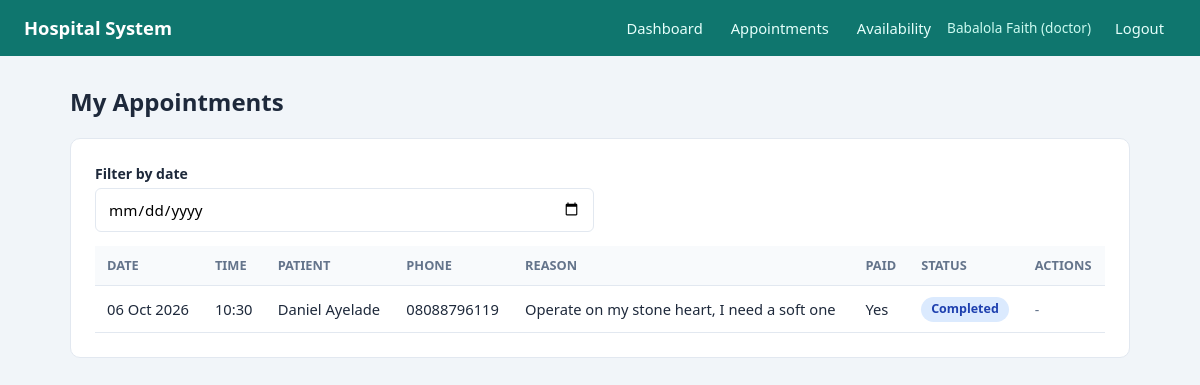
The app's page /doctor/appointments.php (signed in) with its own data.
### tables this page shows
CREATE TABLE `appointments` (
  `appointment_id` int(11) NOT NULL,
  `patient_id` int(11) NOT NULL,
  `doctor_id` int(11) NOT NULL,
  `appointment_date` date NOT NULL,
  `appointment_time` time NOT NULL,
  `reason` text DEFAULT NULL,
  `fee` decimal(10,2) NOT NULL,
  `status` enum('pending','confirmed','completed','cancelled') DEFAULT 'pending',
  `created_at` timestamp NOT NULL DEFAULT current_timestamp(),
  `active_slot` varchar(40) GENERATED ALWAYS AS (if(`status` = 'cancelled',NULL,concat(`doctor_id`,'|',`appointment_date`,'|',`appointment_time`))) STORED
);

CREATE TABLE `patients` (
  `patient_id` int(11) NOT NULL,
  `full_name` varchar(100) NOT NULL,
  `email` varchar(100) NOT NULL,
  `password` varchar(255) NOT NULL,
  `phone` varchar(20) DEFAULT NULL,
  `gender` enum('male','female','other') DEFAULT NULL,
  `date_of_birth` date DEFAULT NULL,
  `address` varchar(255) DEFAULT NULL,
  `created_at` timestamp NOT NULL DEFAULT current_timestamp()
);

### includes/auth.php (called while the page is built, shortened)
<?php
require_once __DIR__ . '/../config/config.php';
function currentUserId(): int
{
    return (int) ($_SESSION['user_id'] ?? 0);
}
function e($value): string
{
    return htmlspecialchars((string) $value, ENT_QUOTES, 'UTF-8');
}

### config/config.php (called while the page is built, shortened)
<?php
spl_autoload_register(function ($class) {
    $file = __DIR__ . '/../classes/' . $class . '.php';
});

### classes/Database.php (called while the page is built, shortened)
<?php
class Database
{
    private static ?Database $instance = null;
    private PDO $conn;
    private function __construct()
    {
        $dsn = "mysql:host=" . DB_HOST . ";dbname=" . DB_NAME . ";charset=utf8mb4";
        $options = [
            PDO::ATTR_ERRMODE            => PDO::ERRMODE_EXCEPTION,
            PDO::ATTR_DEFAULT_FETCH_MODE => PDO::FETCH_ASSOC,
            PDO::ATTR_EMULATE_PREPARES   => false,
        ];
        try {
            $this->conn = new PDO($dsn, DB_USER, DB_PASS, $options);
        } catch (PDOException $e) {
            die("Database connection failed: " . $e->getMessage());
        }
    }
    public static function getInstance(): Database
    {
        if (self::$instance === null) {
            self::$instance = new Database();
        }
        return self::$instance;
    }
    public function query(string $sql, array $params = []): PDOStatement
    {
        $stmt = $this->conn->prepare($sql);
        $stmt->execute($params);
        return $stmt;
    }
    public function fetchAll(string $sql, array $params = []): array
    {
        return $this->query($sql, $params)->fetchAll();
    }
}

### classes/Appointment.php (called while the page is built, shortened)
<?php
class Appointment
{
    private Database $db;
    public function __construct()
    {
        $this->db = Database::getInstance();
    }
    public function getByDoctor(int $doctorId, ?string $date = null): array
    {
        $sql = "SELECT a.*, p.full_name AS patient_name, p.phone AS patient_phone,
                       (SELECT COUNT(*) FROM payments pay
                        WHERE pay.appointment_id = a.appointment_id AND pay.status = 'success') AS is_paid
                FROM appointments a
                JOIN patients p ON p.patient_id = a.patient_id
                WHERE a.doctor_id = ?";
        $params = [$doctorId];
        $sql .= " ORDER BY a.appointment_date, a.appointment_time";
        return $this->db->fetchAll($sql, $params);
    }
}

### doctor/appointments.php (the view, shortened to what this page needs)
<?php
require_once __DIR__ . '/../includes/auth.php';
$date = $_GET['date'] ?? '';
$d = DateTime::createFromFormat('Y-m-d', $date);
if (!$d || $d->format('Y-m-d') !== $date) {
    $date = '';
}
$appointments = (new Appointment())->getByDoctor(currentUserId(), $date ?: null);
require __DIR__ . '/../includes/header.php';
?>
<h1 class="page-title">My Appointments</h1>
<div class="card">
    <form method="get" class="row" style="align-items:end">
        <div class="form-group">
            <label>Filter by date</label>
            <input type="date" name="date" value="<?= e($date) ?>" onchange="this.form.submit()">
        </div>
    </form>
    <div class="table-wrap">
    <table>
        <thead><tr><th>Date</th><th>Time</th><th>Patient</th><th>Phone</th><th>Reason</th><th>Paid</th><th>Status</th><th>Actions</th></tr></thead>
        <tbody>
        <?php foreach ($appointments as $a): ?>
            <tr>
                <td><?= e(date('d M Y', strtotime($a['appointment_date']))) ?></td>
                <td><?= e(substr($a['appointment_time'], 0, 5)) ?></td>
                <td><?= e($a['patient_name']) ?></td>
                <td><?= e($a['patient_phone']) ?></td>
                <td><?= e($a['reason']) ?></td>
                <td><?= $a['is_paid'] ? 'Yes' : 'No' ?></td>
                <td><span class="badge badge-<?= e($a['status']) ?>"><?= e($a['status']) ?></span></td>
                <td>
                    <?php if ($a['status'] === 'confirmed'): ?>
                        <button class="btn btn-sm" data-status-action data-id="<?= (int) $a['appointment_id'] ?>" data-status="completed">Complete</button>
                        <button class="btn btn-sm btn-danger" data-status-action data-id="<?= (int) $a['appointment_id'] ?>" data-status="cancelled">Cancel</button>
                    <?php elseif ($a['status'] === 'pending'): ?>
                        <button class="btn btn-sm btn-danger" data-status-action data-id="<?= (int) $a['appointment_id'] ?>" data-status="cancelled">Cancel</button>
                    <?php else: ?>
                        <span class="muted">-</span>
                    <?php endif; ?>
                </td>
            </tr>
        <?php endforeach; ?>
        </tbody>
    </table>
    </div>
</div>
<?php require __DIR__ . '/../includes/footer.php'; ?>

### assets/css/style.css (style rules this page uses)
:root { --primary: #0f766e; --primary-dark: #115e59; --bg: #f1f5f9; --card: #ffffff; --text: #1e293b; --muted: #64748b; --border: #e2e8f0; --danger: #dc2626; --success: #16a34a; --warning: #d97706; }
* { box-sizing: border-box; margin: 0; padding: 0; }
body { font-family: "Segoe UI", Arial, sans-serif; background: var(--bg); color: var(--text); line-height: 1.5; }
.card { background: var(--card); border: 1px solid var(--border); border-radius: 10px; padding: 24px; margin-bottom: 20px; }
.page-title { margin-bottom: 18px; font-size: 1.5rem; }
.form-group { margin-bottom: 14px; }
label { display: block; font-size: .88rem; font-weight: 600; margin-bottom: 4px; }
input, select, textarea { width: 100%; padding: 10px 12px; border: 1px solid var(--border); border-radius: 6px; font-size: .95rem; font-family: inherit; background: #fff; }
.row { display: grid; grid-template-columns: 1fr 1fr; gap: 12px; }
.table-wrap { overflow-x: auto; }
table { width: 100%; border-collapse: collapse; font-size: .92rem; }
th, td { text-align: left; padding: 10px 12px; border-bottom: 1px solid var(--border); }
th { background: #f8fafc; font-size: .8rem; text-transform: uppercase; color: var(--muted); }
.badge { display: inline-block; padding: 3px 10px; border-radius: 999px; font-size: .78rem; font-weight: 600; text-transform: capitalize; }
.badge-completed { background: #dbeafe; color: #1e40af; }
.muted { color: var(--muted); font-size: .88rem; }

### records on screen
appointments: appointment_date "06 Oct 2026", appointment_time "10:30", patient.full_name "Daniel Ayelade", patient.phone "08088796119", reason "Operate on my stone heart, I need a soft one", status "Completed"

### other values on screen
$_SESSION['user_name'] "Babalola Faith"
$role "doctor"
